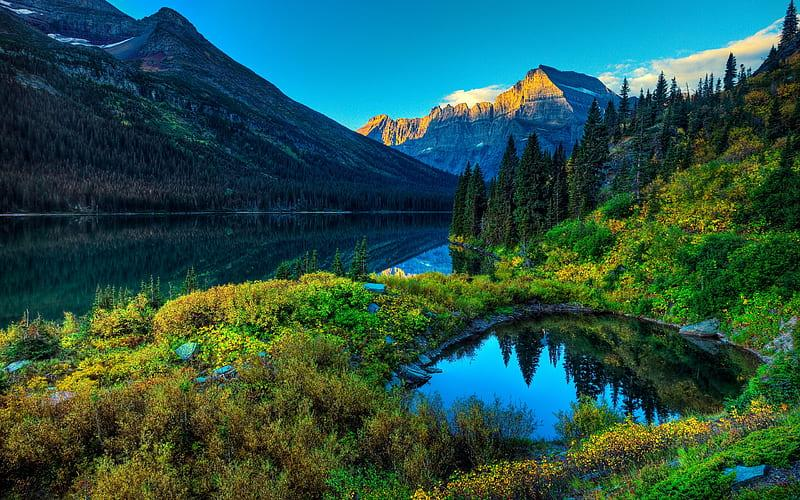
#> input picture day-11/images/input.jpg, 800 x 500 px
$ python image_transformations.py
#> lines starting #> are read from the running program, lines starting #| are printed output that depends on the picture; after the words box and inside, x2 and y2 are one past the last pixel; in counts of white or black regions, pixels touching at a corner belong together

from pathlib import Path
import cv2
import matplotlib.pyplot as plt

BASE_DIR = Path(__file__).resolve().parents[1]
IMAGE_PATH = BASE_DIR / "images" / "input.jpg"
OUTPUT_DIR = BASE_DIR / "outputs"
OUTPUT_DIR.mkdir(exist_ok=True)

image = cv2.imread(str(IMAGE_PATH))
#> image is the input picture: shape (500, 800, 3); mean B, G, R 74.2, 83.3, 40.4

if image is None:
    raise FileNotFoundError(f"Image not found: {IMAGE_PATH}")

gray = cv2.cvtColor(image, cv2.COLOR_BGR2GRAY)
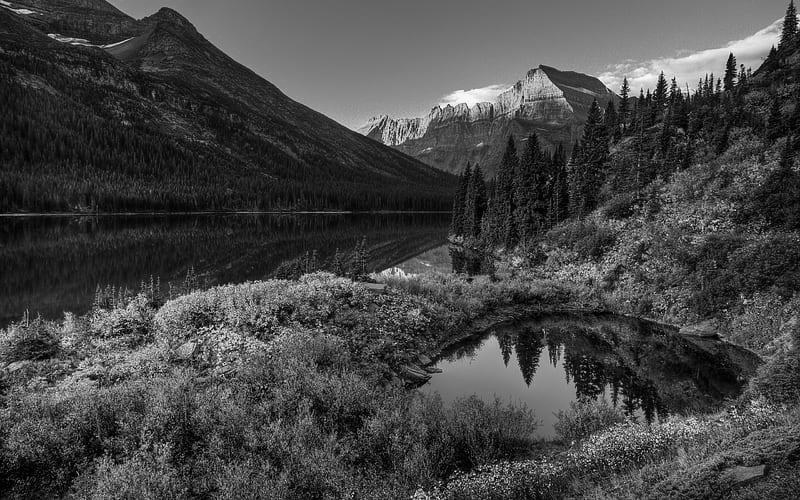
#> gray: shape (500, 800); min 0, max 255, mean 69.4

# 1. Gaussian blur
blurred = cv2.GaussianBlur(gray, (5, 5), 0)

# 2. Edge detection
edges = cv2.Canny(blurred, 100, 200)
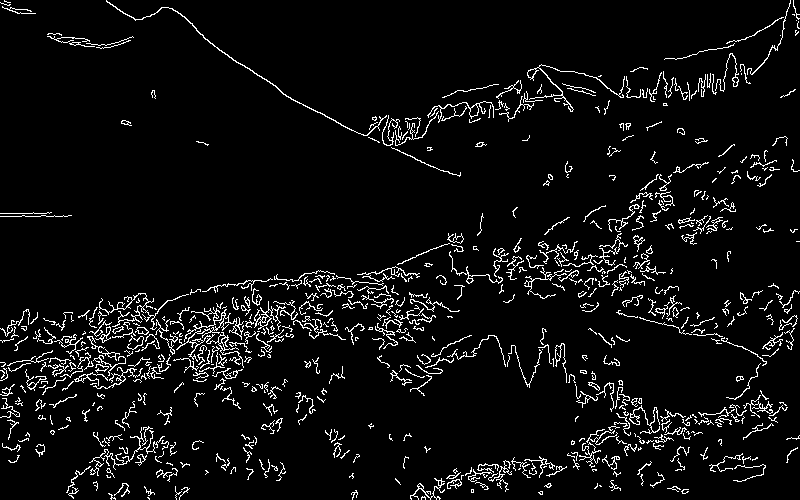
#> edges: shape (500, 800); 5.6% white in thin lines or dots

# 3. Binary thresholding
_, threshold = cv2.threshold(
    blurred, 127, 255, cv2.THRESH_BINARY
)
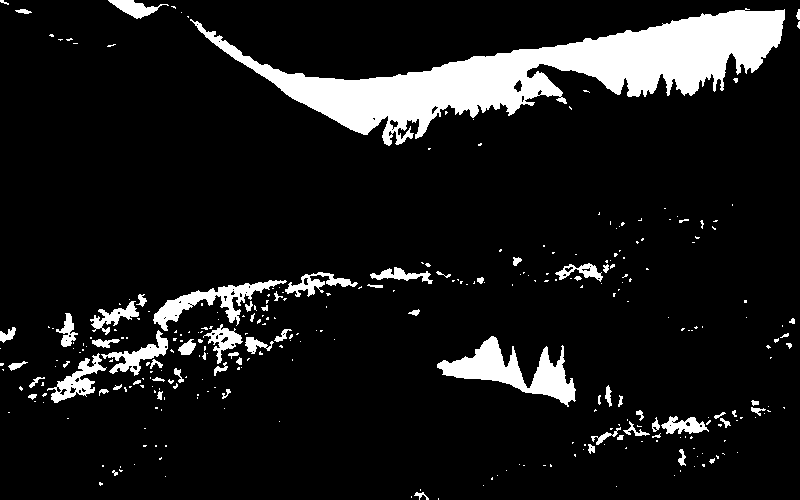
#> threshold: shape (500, 800); 10.4% white; 314 white regions (242 under 20 px)

# 4. Contour detection
contours, _ = cv2.findContours(
    threshold.copy(),
    cv2.RETR_EXTERNAL,
    cv2.CHAIN_APPROX_SIMPLE
)
#> contours = 314 contours, 264 with area under 20; largest, box (x1, y1, x2, y2) and area: (190, 8, 785, 146) 25484, (437, 336, 576, 407) 3400, (153, 280, 287, 331) 1673, (47, 353, 107, 403) 943, (101, 330, 168, 376) 794

contour_image = image.copy()
cv2.drawContours(contour_image, contours, -1, (0, 255, 0), 2)
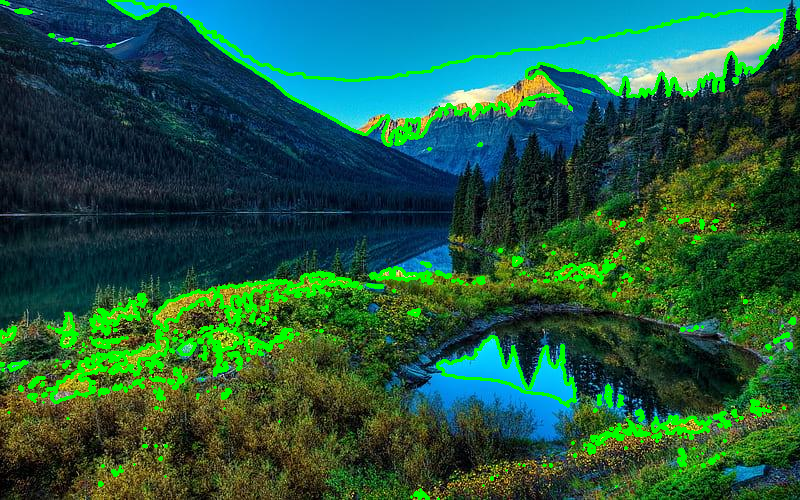
#> contour_image: shape (500, 800, 3); 6.26% of pixels changed, all inside (x1, y1, x2, y2) = (0, 0, 800, 500)

# Save results
cv2.imwrite(str(OUTPUT_DIR / "blurred.jpg"), blurred)
cv2.imwrite(str(OUTPUT_DIR / "edges.jpg"), edges)
cv2.imwrite(str(OUTPUT_DIR / "threshold.jpg"), threshold)
cv2.imwrite(str(OUTPUT_DIR / "contours.jpg"), contour_image)

# Display results
fig, axes = plt.subplots(2, 3, figsize=(14, 8))

images = [
    (cv2.cvtColor(image, cv2.COLOR_BGR2RGB), "Original"),
    (blurred, "Gaussian Blur"),
    (edges, "Canny Edges"),
    (threshold, "Binary Threshold"),
    (cv2.cvtColor(contour_image, cv2.COLOR_BGR2RGB), "Contours"),
]

for ax, (img, title) in zip(axes.flat, images):
    ax.imshow(img, cmap="gray" if img.ndim == 2 else None)
    ax.set_title(title)
    ax.axis("off")
#> this loop made 5 passes

axes.flat[5].axis("off")
plt.tight_layout()
plt.savefig(OUTPUT_DIR / "transformations.png", dpi=150)
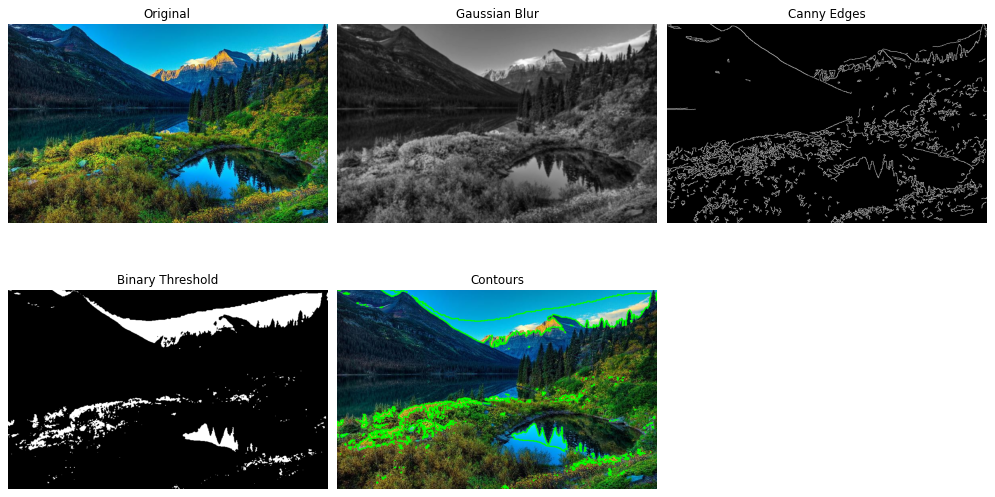
#> figure drawn by matplotlib, 5 panels
plt.show()

print("Contours detected:", len(contours))
#| Contours detected: 314
print("All transformations completed successfully!")
